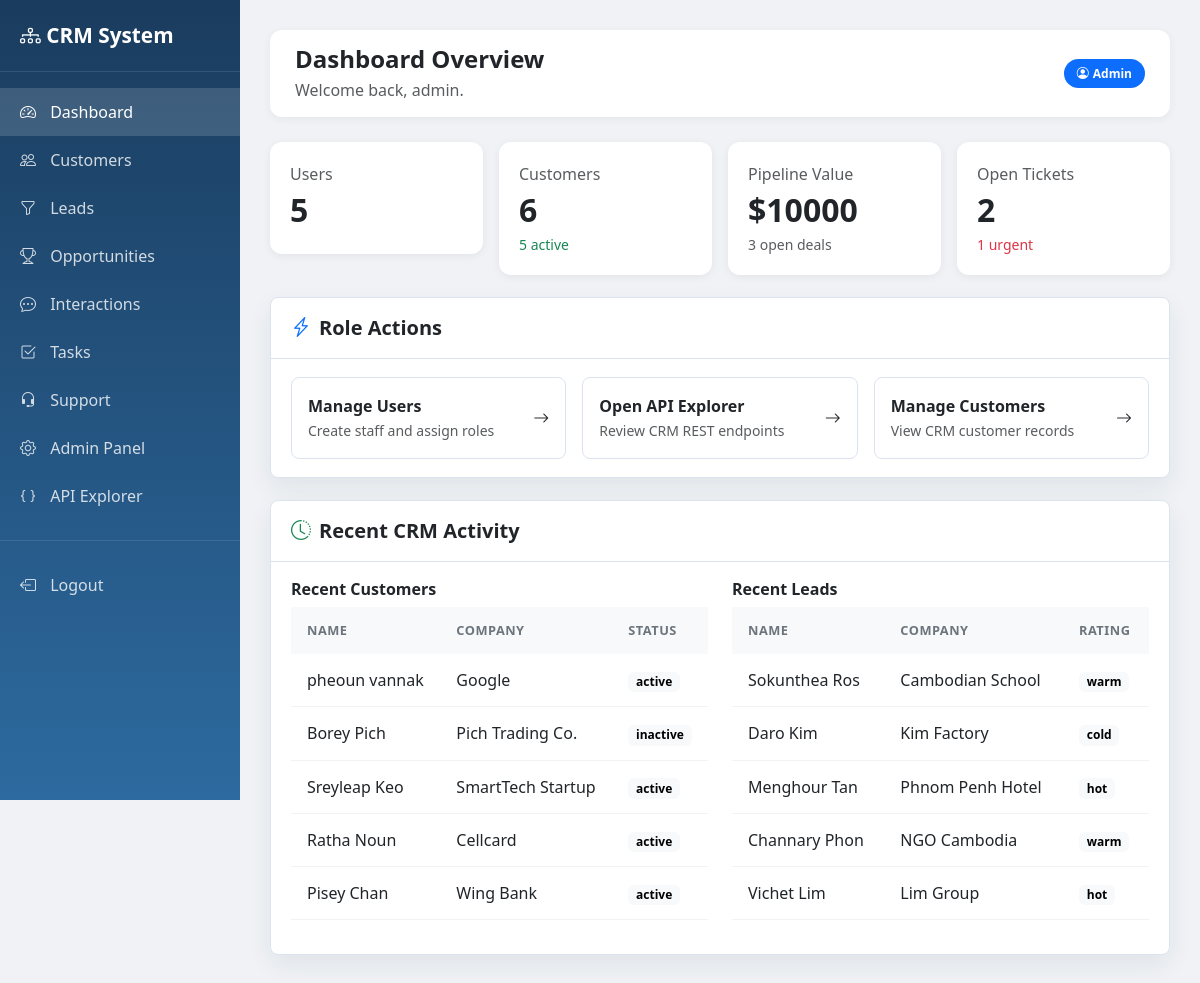
Page /dashboard/ (signed in) on the committed database.
### accounts/models.py (models this page shows, shortened)
class User(AbstractUser):
    ROLE_CHOICES = [
        ('admin', 'Admin'),
        ('sales_staff', 'Sales Staff'),
        ('customer_service', 'Customer Service'),
    ]
    phone = models.CharField(max_length=20, blank=True)
    role = models.CharField(max_length=20, choices=ROLE_CHOICES, default='sales_staff')
    profile_image = models.ImageField(upload_to='profiles/', blank=True, null=True)
    user_role = models.ForeignKey(Role, on_delete=models.SET_NULL, null=True, blank=True)

### customers/models.py (models this page shows, shortened)
class Customer(models.Model):
    SEGMENT_CHOICES = [
        ('enterprise', 'Enterprise'),
        ('smb', 'SMB'),
        ('startup', 'Startup'),
        ('individual', 'Individual'),
    ]
    STATUS_CHOICES = [
        ('active', 'Active'),
        ('inactive', 'Inactive'),
        ('blocked', 'Blocked'),
    ]
    full_name = models.CharField(max_length=200)
    email = models.EmailField(unique=True, blank=True, null=True)
    phone = models.CharField(max_length=20, blank=True)
    company = models.CharField(max_length=200, blank=True)
    job_title = models.CharField(max_length=100, blank=True)
    segment = models.CharField(max_length=20, choices=SEGMENT_CHOICES, blank=True)
    industry = models.CharField(max_length=100, blank=True)
    city = models.CharField(max_length=100, blank=True)
    country = models.CharField(max_length=100, blank=True)
    status = models.CharField(max_length=20, choices=STATUS_CHOICES, default='active')
    tags = models.ManyToManyField(CustomerTag, blank=True)
    assigned_to = models.ForeignKey(User, on_delete=models.SET_NULL, null=True, blank=True, related_name='assigned_customers')
    created_by = models.ForeignKey(User, on_delete=models.SET_NULL, null=True, related_name='created_customers')
    created_at = models.DateTimeField(auto_now_add=True)
    updated_at = models.DateTimeField(auto_now=True)

### leads/models.py (models this page shows, shortened)
class Lead(models.Model):
    SOURCE_CHOICES = [
        ('website', 'Website'),
        ('referral', 'Referral'),
        ('social_media', 'Social Media'),
        ('cold_call', 'Cold Call'),
        ('event', 'Event'),
    ]
    STATUS_CHOICES = [
        ('new', 'New'),
        ('contacted', 'Contacted'),
        ('qualified', 'Qualified'),
        ('unqualified', 'Unqualified'),
        ('converted', 'Converted'),
    ]
    RATING_CHOICES = [
        ('hot', '🔥 Hot'),
        ('warm', '😊 Warm'),
        ('cold', '❄️ Cold'),
    ]
    full_name = models.CharField(max_length=200)
    email = models.EmailField(blank=True)
    phone = models.CharField(max_length=20, blank=True)
    company = models.CharField(max_length=200, blank=True)
    source = models.CharField(max_length=30, choices=SOURCE_CHOICES, blank=True)
    status = models.CharField(max_length=20, choices=STATUS_CHOICES, default='new')
    rating = models.CharField(max_length=10, choices=RATING_CHOICES, blank=True)
    budget = models.DecimalField(max_digits=12, decimal_places=2, null=True, blank=True)
    notes = models.TextField(blank=True)
    assigned_to = models.ForeignKey(User, on_delete=models.SET_NULL, null=True, blank=True)
    converted_customer = models.ForeignKey(Customer, on_delete=models.SET_NULL, null=True, blank=True)
    converted_at = models.DateTimeField(null=True, blank=True)
    created_at = models.DateTimeField(auto_now_add=True)
    updated_at = models.DateTimeField(auto_now=True)

### reports/views.py (the view)
# urls.py: path('', lambda request: redirect('dashboard/'), name='home'),
@login_required
def dashboard(request):
    role = getattr(request.user, 'role', 'sales_staff')
    role_label = 'Admin' if request.user.is_superuser else request.user.get_role_display()
    context = {
        'role': role,
        'role_label': role_label,
        'total_customers': Customer.objects.count(),
        'active_customers': Customer.objects.filter(status='active').count(),
        'total_leads': Lead.objects.count(),
        'new_leads': Lead.objects.filter(status='new').count(),
        'hot_leads': Lead.objects.filter(rating='hot').count(),
        'converted_leads': Lead.objects.filter(status='converted').count(),
        'total_opportunities': Opportunity.objects.count(),
        'open_opportunities': Opportunity.objects.exclude(stage__in=['closed_won', 'closed_lost']).count(),
        'closed_won': Opportunity.objects.filter(stage='closed_won').count(),
        'pipeline_value': Opportunity.objects.exclude(stage__in=['closed_won', 'closed_lost']).aggregate(total=Sum('value'))['total'] or 0,
        'total_interactions': Interaction.objects.count(),
        'total_tasks': Task.objects.count(),
        'pending_tasks': Task.objects.filter(status='pending').count(),
        'overdue_tasks': Task.objects.filter(status__in=['pending', 'in_progress'], due_date__lt=timezone.localdate()).count(),
        'total_tickets': SupportTicket.objects.count(),
        'open_tickets': SupportTicket.objects.filter(status='open').count(),
        'urgent_tickets': SupportTicket.objects.filter(priority='urgent').count(),
        'resolved_tickets': SupportTicket.objects.filter(status='resolved').count(),
        'total_users': User.objects.count(),
        'recent_customers': Customer.objects.order_by('-created_at')[:5],
        'recent_leads': Lead.objects.order_by('-created_at')[:5],
        'recent_opportunities': Opportunity.objects.order_by('-created_at')[:5],
        'recent_tasks': Task.objects.select_related('assigned_to').order_by('-created_at')[:5],
        'recent_tickets': SupportTicket.objects.select_related('customer').order_by('-created_at')[:5],
    }
    return render(request, 'dashboard.html', context)

### templates/dashboard.html (shortened to what this page needs)
{% extends 'base.html' %}
{% block nav_dashboard %}class="active"{% endblock %}
{% block content %}
<div class="topbar">
    <div>
        <h4 class="mb-1 fw-bold">Dashboard Overview</h4>
        <div class="text-muted">Welcome back, {{ request.user.get_full_name|default:request.user.username }}.</div>
    </div>
    <span class="badge text-bg-primary role-pill">
        <i class="bi bi-person-circle me-1"></i>{{ role_label }}
    </span>
</div>
{% if request.user.role == 'admin' or request.user.is_superuser %}
<div class="row g-3">
    <div class="col-md-3"><div class="stat-card"><div class="text-muted">Users</div><div class="fs-2 fw-bold">{{ total_users }}</div></div></div>
    <div class="col-md-3"><div class="stat-card"><div class="text-muted">Customers</div><div class="fs-2 fw-bold">{{ total_customers }}</div><div class="text-success small">{{ active_customers }} active</div></div></div>
    <div class="col-md-3"><div class="stat-card"><div class="text-muted">Pipeline Value</div><div class="fs-2 fw-bold">${{ pipeline_value }}</div><div class="text-muted small">{{ open_opportunities }} open deals</div></div></div>
    <div class="col-md-3"><div class="stat-card"><div class="text-muted">Open Tickets</div><div class="fs-2 fw-bold">{{ open_tickets }}</div><div class="text-danger small">{{ urgent_tickets }} urgent</div></div></div>
</div>
{% endif %}
<div class="panel">
    <div class="panel-header">
        <h5 class="mb-0 fw-bold"><i class="bi bi-lightning-charge text-primary me-2"></i>Role Actions</h5>
    </div>
    <div class="panel-body">
        <div class="row g-3">
            {% if request.user.role == 'admin' or request.user.is_superuser %}
            <div class="col-md-4"><a class="quick-action" href="/admin/"><span><strong>Manage Users</strong><br><small class="text-muted">Create staff and assign roles</small></span><i class="bi bi-arrow-right"></i></a></div>
            <div class="col-md-4"><a class="quick-action" href="/api/api-explorer/"><span><strong>Open API Explorer</strong><br><small class="text-muted">Review CRM REST endpoints</small></span><i class="bi bi-arrow-right"></i></a></div>
            <div class="col-md-4"><a class="quick-action" href="/customers/"><span><strong>Manage Customers</strong><br><small class="text-muted">View CRM customer records</small></span><i class="bi bi-arrow-right"></i></a></div>
            {% endif %}
        </div>
    </div>
</div>
<div class="panel">
    <div class="panel-header">
        <h5 class="mb-0 fw-bold"><i class="bi bi-clock-history text-success me-2"></i>Recent CRM Activity</h5>
    </div>
    <div class="panel-body">
        <div class="row g-4">
            <div class="col-lg-6">
                <h6 class="fw-bold">Recent Customers</h6>
                <table class="table table-sm">
                    <thead><tr><th>Name</th><th>Company</th><th>Status</th></tr></thead>
                    <tbody>
                    {% for c in recent_customers %}
                        <tr><td>{{ c.full_name }}</td><td>{{ c.company|default:"-" }}</td><td><span class="badge text-bg-light">{{ c.status }}</span></td></tr>
                    {% empty %}
                        <tr><td colspan="3" class="text-muted">No customers yet.</td></tr>
                    {% endfor %}
                    </tbody>
                </table>
            </div>
            {% if request.user.role == 'customer_service' %}
            <div class="col-lg-6">
                <h6 class="fw-bold">Recent Tickets</h6>
                <table class="table table-sm">
                    <thead><tr><th>Ticket</th><th>Customer</th><th>Status</th></tr></thead>
                    <tbody>
                    {% for ticket in recent_tickets %}
                        <tr><td>{{ ticket.ticket_number }}</td><td>{{ ticket.customer.full_name }}</td><td><span class="badge text-bg-light">{{ ticket.status }}</span></td></tr>
                    {% empty %}
                        <tr><td colspan="3" class="text-muted">No tickets yet.</td></tr>
                    {% endfor %}
                    </tbody>
                </table>
            </div>
            {% else %}
            <div class="col-lg-6">
                <h6 class="fw-bold">Recent Leads</h6>
                <table class="table table-sm">
                    <thead><tr><th>Name</th><th>Company</th><th>Rating</th></tr></thead>
                    <tbody>
                    {% for lead in recent_leads %}
                        <tr><td>{{ lead.full_name }}</td><td>{{ lead.company|default:"-" }}</td><td><span class="badge text-bg-light">{{ lead.rating }}</span></td></tr>
                    {% empty %}
                        <tr><td colspan="3" class="text-muted">No leads yet.</td></tr>
                    {% endfor %}
                    </tbody>
                </table>
            </div>
            {% endif %}
        </div>
    </div>
</div>
{% endblock %}

### rows in the picture
User: user.get_full_name "admin", username "Admin"
Customer: full_name "pheoun vannak", company "Google", status "active"
Customer: full_name "Borey Pich", company "Pich Trading Co.", status "inactive"
Customer: full_name "Sreyleap Keo", company "SmartTech Startup", status "active"
Customer: full_name "Ratha Noun", company "Cellcard", status "active"
Customer: full_name "Pisey Chan", company "Wing Bank", status "active"
Lead: full_name "Sokunthea Ros", company "Cambodian School", rating "warm"
Lead: full_name "Daro Kim", company "Kim Factory", rating "cold"
Lead: full_name "Menghour Tan", company "Phnom Penh Hotel", rating "hot"
Lead: full_name "Channary Phon", company "NGO Cambodia", rating "warm"
Lead: full_name "Vichet Lim", company "Lim Group", rating "hot"

### other values in the picture
{{ total_users }} "5"
{{ total_customers }} "6"
{{ active_customers }} "5"
{{ pipeline_value }} "10000"
{{ open_opportunities }} "3"
{{ open_tickets }} "2"
{{ urgent_tickets }} "1"
